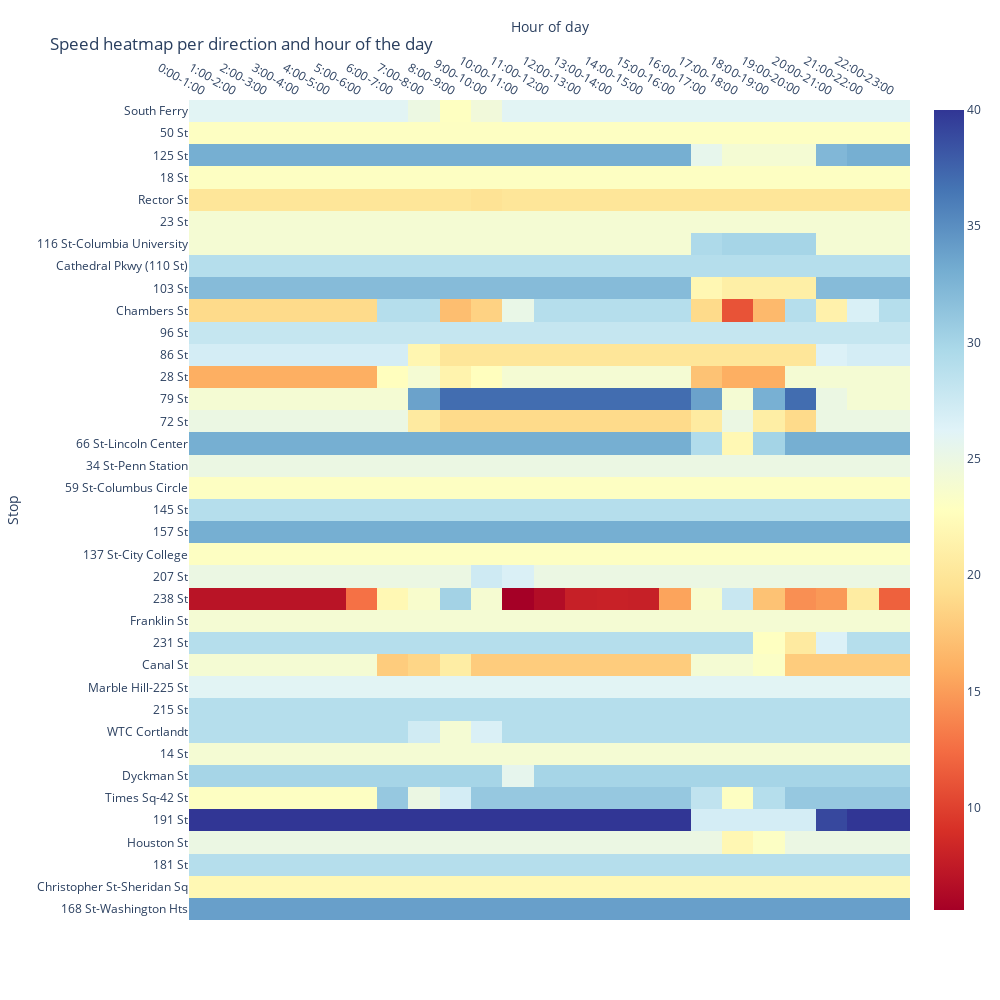

The notebook cell this image was saved under:
### Code cell
# Heatmap
import plotly.express as px
import plotly.graph_objects as go
dir_0 = speeds.loc[(speeds.dir_id=='Inbound')&(speeds.route_name=='1 Broadway - 7 Avenue Local')].sort_values(by='stop_seq') 
dir_0['hour'] = dir_0.window.apply(lambda x: int(x.split(':')[0]))
dir_0.sort_values(by='hour', ascending=True, inplace=True)

fig = go.Figure(data=go.Heatmap(
                   z=dir_0.speed_kmh,
                   y=dir_0.s_st_name,
                   x=dir_0.window,
                   hoverongaps = False,
                   colorscale=px.colors.colorbrewer.RdYlBu, 
                   reversescale=False
))

fig.update_yaxes(title_text='Stop', autorange='reversed')
fig.update_xaxes(title_text='Hour of day', side='top')
fig.update_layout(showlegend=False, height=1000, width=1000,
                 title='Speed heatmap per direction and hour of the day')

fig.show()

### Figure 1 — Plotly figure (JSON) as saved in the notebook; plotly's stock layout.template omitted (floating-point values rounded to 4 significant figures; data arrays with more than 128 entries replaced by an {"elided": "..."} marker saying what was removed)
{"data": [{"colorscale": [[0, "rgb(165,0,38)"], [0.1, "rgb(215,48,39)"], [0.2, "rgb(244,109,67)"], [0.3, "rgb(253,174,97)"], [0.4, "rgb(254,224,144)"], [0.5, "rgb(255,255,191)"], [0.6, "rgb(224,243,248)"], [0.7, "rgb(171,217,233)"], [0.8, "rgb(116,173,209)"], [0.9, "rgb(69,117,180)"], [1, "rgb(49,54,149)"]], "hoverongaps": false, "reversescale": false, "type": "heatmap", "x": {"elided": "851 str values"}, "y": {"elided": "851 str values"}, "z": {"elided": "851 float values"}}], "layout": {"height": 1000, "showlegend": false, "title": {"text": "Speed heatmap per direction and hour of the day"}, "width": 1000, "xaxis": {"side": "top", "title": {"text": "Hour of day"}}, "yaxis": {"autorange": "reversed", "title": {"text": "Stop"}}}}
